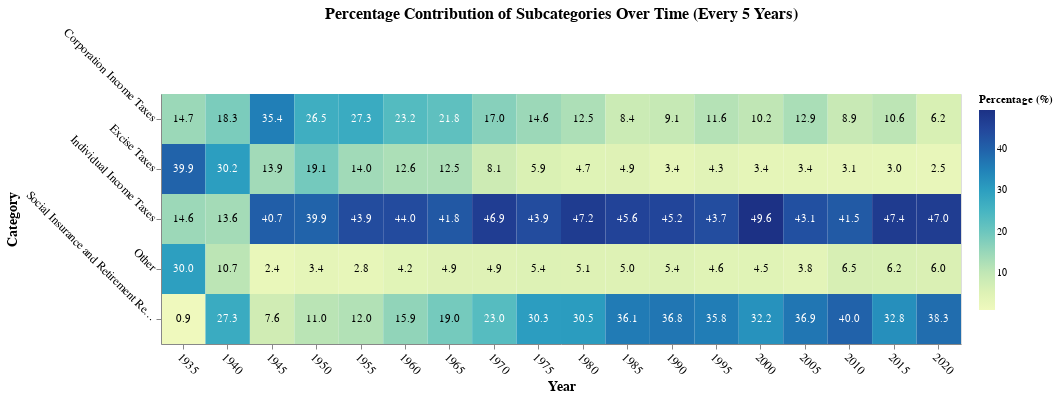

Notebook code for this chart:
### Code cell
df = pd.read_excel(file_path, sheet_name='Table 2.2')

df = df[df['Year'] % 5 == 0]

df_melted = df.melt(
    id_vars=['Year'],
    var_name='Subcategory',
    value_name='Percentage'
)

heatmap = (
    alt.Chart(df_melted)
    .mark_rect()
    .encode(
        x=alt.X('Year:O', title='Year'),
        y=alt.Y('Subcategory:N', title='Category'),
        color=alt.Color(
            'Percentage:Q',
            scale=alt.Scale(scheme='yellowgreenblue'),
            title='Percentage (%)'
        ),
    )
    .properties(
        title='Percentage Contribution of Subcategories Over Time (Every 5 Years)',
        width=800,
        height=250
    )
)

text = (
    heatmap.mark_text(baseline='middle', fontSize=11)
    .encode(
        text=alt.Text('Percentage:Q', format='.1f'),
        color=alt.condition(
            alt.datum.Percentage > 20,
            alt.value('white'),
            alt.value('black')
        )
    )
)

final_chart = (
    (heatmap + text)
    .configure_axis(
        labelFontSize=12,
        titleFontSize=14,
        labelAngle=45
    )
    .configure_title(fontSize=16)
)

final_chart

### Figure 1 — Vega-Lite specification as saved in the notebook (floating-point values rounded to 4 significant figures)
{"config": {"view": {"continuousWidth": 300, "continuousHeight": 300}, "axis": {"labelAngle": 45, "labelFontSize": 12, "titleFontSize": 14}, "title": {"fontSize": 16}}, "layer": [{"mark": {"type": "rect"}, "encoding": {"color": {"field": "Percentage", "scale": {"scheme": "yellowgreenblue"}, "title": "Percentage (%)", "type": "quantitative"}, "x": {"field": "Year", "title": "Year", "type": "ordinal"}, "y": {"field": "Subcategory", "title": "Category", "type": "nominal"}}, "title": "Percentage Contribution of Subcategories Over Time (Every 5 Years)"}, {"mark": {"type": "text", "baseline": "middle", "fontSize": 11}, "encoding": {"color": {"condition": {"test": "(datum.Percentage > 20)", "value": "white"}, "value": "black"}, "text": {"field": "Percentage", "format": ".1f", "type": "quantitative"}, "x": {"field": "Year", "title": "Year", "type": "ordinal"}, "y": {"field": "Subcategory", "title": "Category", "type": "nominal"}}, "title": "Percentage Contribution of Subcategories Over Time (Every 5 Years)"}], "data": {"name": "data-7acde6f83be4ddfcac4cb18eddb81c4e"}, "height": 250, "width": 800, "$schema": "https://vega.github.io/schema/vega-lite/v5.20.1.json", "datasets": {"data-7acde6f83be4ddfcac4cb18eddb81c4e": [{"Year": 1935, "Subcategory": "Individual Income Taxes", "Percentage": 14.6}, {"Year": 1940, "Subcategory": "Individual Income Taxes", "Percentage": 13.6}, {"Year": 1945, "Subcategory": "Individual Income Taxes", "Percentage": 40.7}, {"Year": 1950, "Subcategory": "Individual Income Taxes", "Percentage": 39.9}, {"Year": 1955, "Subcategory": "Individual Income Taxes", "Percentage": 43.9}, {"Year": 1960, "Subcategory": "Individual Income Taxes", "Percentage": 44.0}, {"Year": 1965, "Subcategory": "Individual Income Taxes", "Percentage": 41.8}, {"Year": 1970, "Subcategory": "Individual Income Taxes", "Percentage": 46.9}, {"Year": 1975, "Subcategory": "Individual Income Taxes", "Percentage": 43.9}, {"Year": 1980, "Subcategory": "Individual Income Taxes", "Percentage": 47.2}, {"Year": 1985, "Subcategory": "Individual Income Taxes", "Percentage": 45.6}, {"Year": 1990, "Subcategory": "Individual Income Taxes", "Percentage": 45.2}, {"Year": 1995, "Subcategory": "Individual Income Taxes", "Percentage": 43.7}, {"Year": 2000, "Subcategory": "Individual Income Taxes", "Percentage": 49.6}, {"Year": 2005, "Subcategory": "Individual Income Taxes", "Percentage": 43.1}, {"Year": 2010, "Subcategory": "Individual Income Taxes", "Percentage": 41.5}, {"Year": 2015, "Subcategory": "Individual Income Taxes", "Percentage": 47.4}, {"Year": 2020, "Subcategory": "Individual Income Taxes", "Percentage": 47.0}, {"Year": 1935, "Subcategory": "Corporation Income Taxes", "Percentage": 14.7}, {"Year": 1940, "Subcategory": "Corporation Income Taxes", "Percentage": 18.3}, {"Year": 1945, "Subcategory": "Corporation Income Taxes", "Percentage": 35.4}, {"Year": 1950, "Subcategory": "Corporation Income Taxes", "Percentage": 26.5}, {"Year": 1955, "Subcategory": "Corporation Income Taxes", "Percentage": 27.3}, {"Year": 1960, "Subcategory": "Corporation Income Taxes", "Percentage": 23.2}, {"Year": 1965, "Subcategory": "Corporation Income Taxes", "Percentage": 21.8}, {"Year": 1970, "Subcategory": "Corporation Income Taxes", "Percentage": 17.0}, {"Year": 1975, "Subcategory": "Corporation Income Taxes", "Percentage": 14.6}, {"Year": 1980, "Subcategory": "Corporation Income Taxes", "Percentage": 12.5}, {"Year": 1985, "Subcategory": "Corporation Income Taxes", "Percentage": 8.4}, {"Year": 1990, "Subcategory": "Corporation Income Taxes", "Percentage": 9.1}, {"Year": 1995, "Subcategory": "Corporation Income Taxes", "Percentage": 11.6}, {"Year": 2000, "Subcategory": "Corporation Income Taxes", "Percentage": 10.2}, {"Year": 2005, "Subcategory": "Corporation Income Taxes", "Percentage": 12.9}, {"Year": 2010, "Subcategory": "Corporation Income Taxes", "Percentage": 8.9}, {"Year": 2015, "Subcategory": "Corporation Income Taxes", "Percentage": 10.6}, {"Year": 2020, "Subcategory": "Corporation Income Taxes", "Percentage": 6.2}, {"Year": 1935, "Subcategory": "Social Insurance and Retirement Receipts", "Percentage": 0.9}, {"Year": 1940, "Subcategory": "Social Insurance and Retirement Receipts", "Percentage": 27.3}, {"Year": 1945, "Subcategory": "Social Insurance and Retirement Receipts", "Percentage": 7.6}, {"Year": 1950, "Subcategory": "Social Insurance and Retirement Receipts", "Percentage": 11.0}, {"Year": 1955, "Subcategory": "Social Insurance and Retirement Receipts", "Percentage": 12.0}, {"Year": 1960, "Subcategory": "Social Insurance and Retirement Receipts", "Percentage": 15.9}, {"Year": 1965, "Subcategory": "Social Insurance and Retirement Receipts", "Percentage": 19.0}, {"Year": 1970, "Subcategory": "Social Insurance and Retirement Receipts", "Percentage": 23.0}, {"Year": 1975, "Subcategory": "Social Insurance and Retirement Receipts", "Percentage": 30.3}, {"Year": 1980, "Subcategory": "Social Insurance and Retirement Receipts", "Percentage": 30.5}, {"Year": 1985, "Subcategory": "Social Insurance and Retirement Receipts", "Percentage": 36.1}, {"Year": 1990, "Subcategory": "Social Insurance and Retirement Receipts", "Percentage": 36.8}, {"Year": 1995, "Subcategory": "Social Insurance and Retirement Receipts", "Percentage": 35.8}, {"Year": 2000, "Subcategory": "Social Insurance and Retirement Receipts", "Percentage": 32.2}, {"Year": 2005, "Subcategory": "Social Insurance and Retirement Receipts", "Percentage": 36.9}, {"Year": 2010, "Subcategory": "Social Insurance and Retirement Receipts", "Percentage": 40.0}, {"Year": 2015, "Subcategory": "Social Insurance and Retirement Receipts", "Percentage": 32.8}, {"Year": 2020, "Subcategory": "Social Insurance and Retirement Receipts", "Percentage": 38.3}, {"Year": 1935, "Subcategory": "Excise Taxes ", "Percentage": 39.9}, {"Year": 1940, "Subcategory": "Excise Taxes ", "Percentage": 30.2}, {"Year": 1945, "Subcategory": "Excise Taxes ", "Percentage": 13.9}, {"Year": 1950, "Subcategory": "Excise Taxes ", "Percentage": 19.1}, {"Year": 1955, "Subcategory": "Excise Taxes ", "Percentage": 14.0}, {"Year": 1960, "Subcategory": "Excise Taxes ", "Percentage": 12.6}, {"Year": 1965, "Subcategory": "Excise Taxes ", "Percentage": 12.5}, {"Year": 1970, "Subcategory": "Excise Taxes ", "Percentage": 8.1}, {"Year": 1975, "Subcategory": "Excise Taxes ", "Percentage": 5.9}, {"Year": 1980, "Subcategory": "Excise Taxes ", "Percentage": 4.7}, {"Year": 1985, "Subcategory": "Excise Taxes ", "Percentage": 4.9}, {"Year": 1990, "Subcategory": "Excise Taxes ", "Percentage": 3.4}, {"Year": 1995, "Subcategory": "Excise Taxes ", "Percentage": 4.3}, {"Year": 2000, "Subcategory": "Excise Taxes ", "Percentage": 3.4}, {"Year": 2005, "Subcategory": "Excise Taxes ", "Percentage": 3.4}, {"Year": 2010, "Subcategory": "Excise Taxes ", "Percentage": 3.1}, {"Year": 2015, "Subcategory": "Excise Taxes ", "Percentage": 3.0}, {"Year": 2020, "Subcategory": "Excise Taxes ", "Percentage": 2.5}, {"Year": 1935, "Subcategory": "Other", "Percentage": 30.0}, {"Year": 1940, "Subcategory": "Other", "Percentage": 10.7}, {"Year": 1945, "Subcategory": "Other", "Percentage": 2.4}, {"Year": 1950, "Subcategory": "Other", "Percentage": 3.4}, {"Year": 1955, "Subcategory": "Other", "Percentage": 2.8}, {"Year": 1960, "Subcategory": "Other", "Percentage": 4.2}, {"Year": 1965, "Subcategory": "Other", "Percentage": 4.9}, {"Year": 1970, "Subcategory": "Other", "Percentage": 4.9}, {"Year": 1975, "Subcategory": "Other", "Percentage": 5.4}, {"Year": 1980, "Subcategory": "Other", "Percentage": 5.1}, {"Year": 1985, "Subcategory": "Other", "Percentage": 5.0}, {"Year": 1990, "Subcategory": "Other", "Percentage": 5.4}, {"Year": 1995, "Subcategory": "Other", "Percentage": 4.6}, {"Year": 2000, "Subcategory": "Other", "Percentage": 4.5}, {"Year": 2005, "Subcategory": "Other", "Percentage": 3.8}, {"Year": 2010, "Subcategory": "Other", "Percentage": 6.5}, {"Year": 2015, "Subcategory": "Other", "Percentage": 6.2}, {"Year": 2020, "Subcategory": "Other", "Percentage": 6.0}]}}
